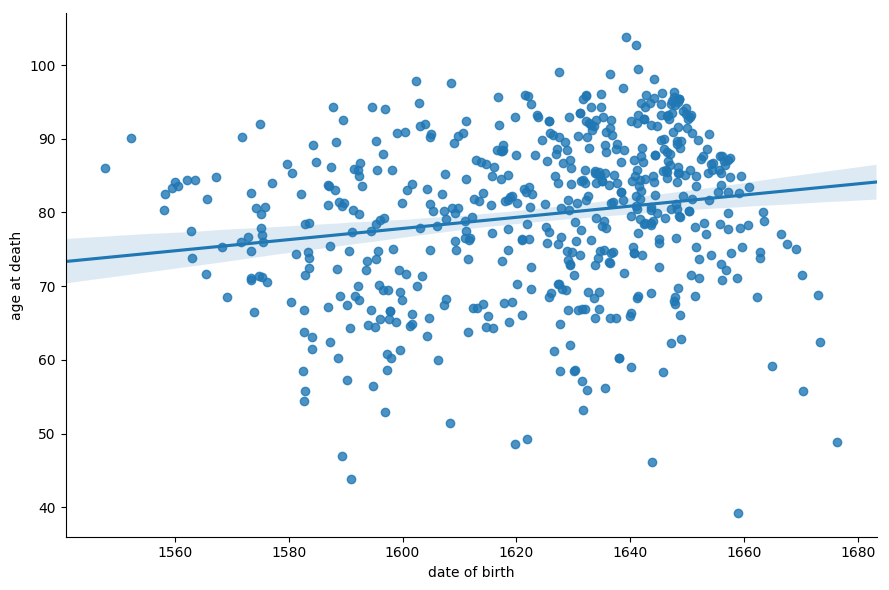

This figure's Python source:
#!env python3
# -*- coding: utf-8 -*-

import pandas as pd
import numpy as np
import matplotlib as mpl
mpl.use('Agg')
import matplotlib.pyplot as plt
import json
import seaborn as sns
import datetime

df = pd.read_json('../data/nobel_winners_biopic_cleaned.json')
df['age_at_death'] = (df.date_of_death - df.date_of_birth) / (1000*60*60*24*365)
df_temp=df[df.age_at_death.notnull()]
data = pd.DataFrame(
    {'age at death':df_temp.age_at_death,
     'date of birth':df_temp.date_of_birth / (1000*60*60*24*365) + 1700})
fig = sns.lmplot('date of birth',
                 'age at death',
                 data,
                 size=6,
                 aspect=1.5)
fig.savefig("11_5_3.png")
